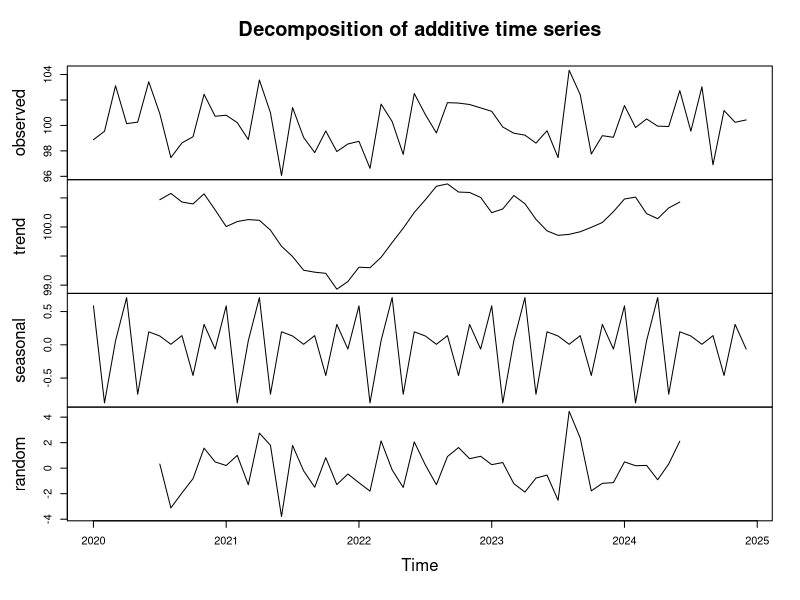
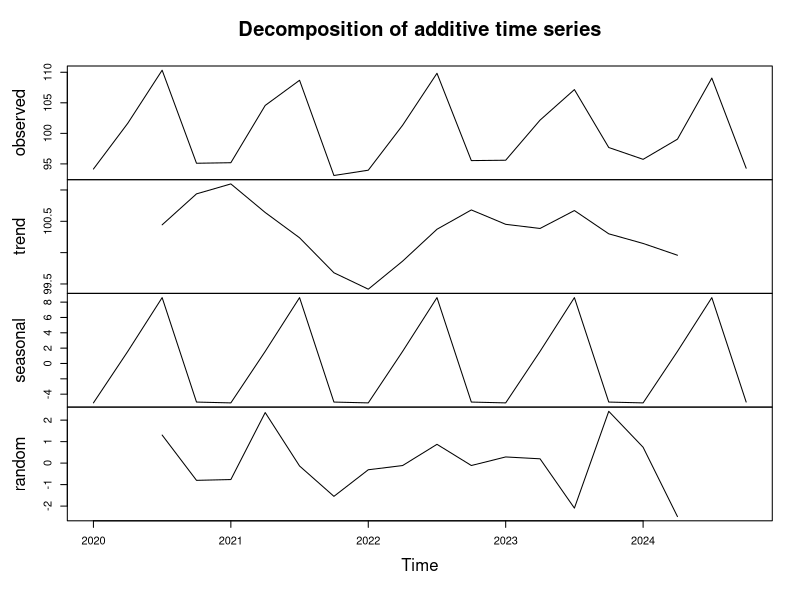
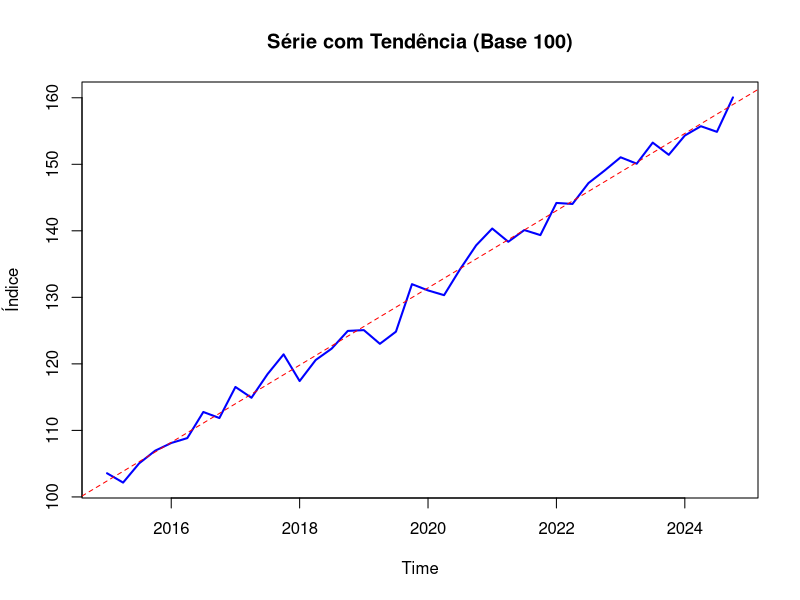
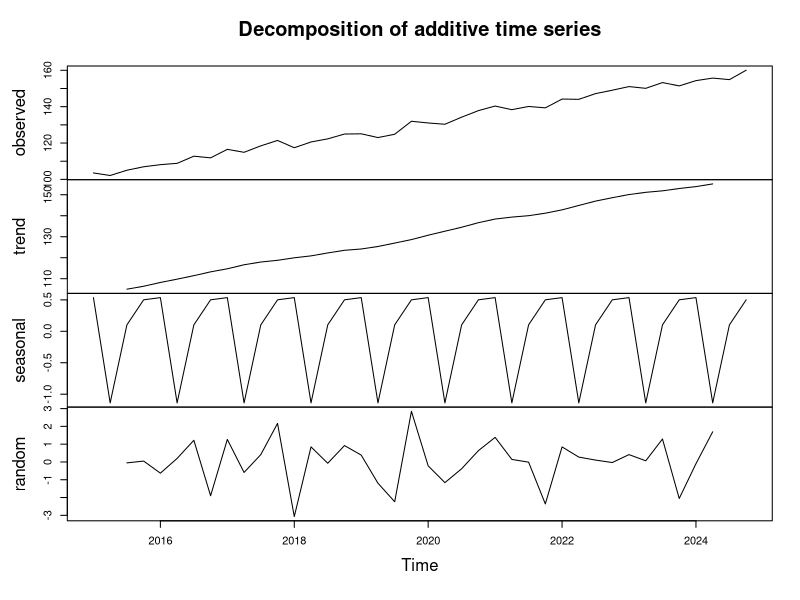
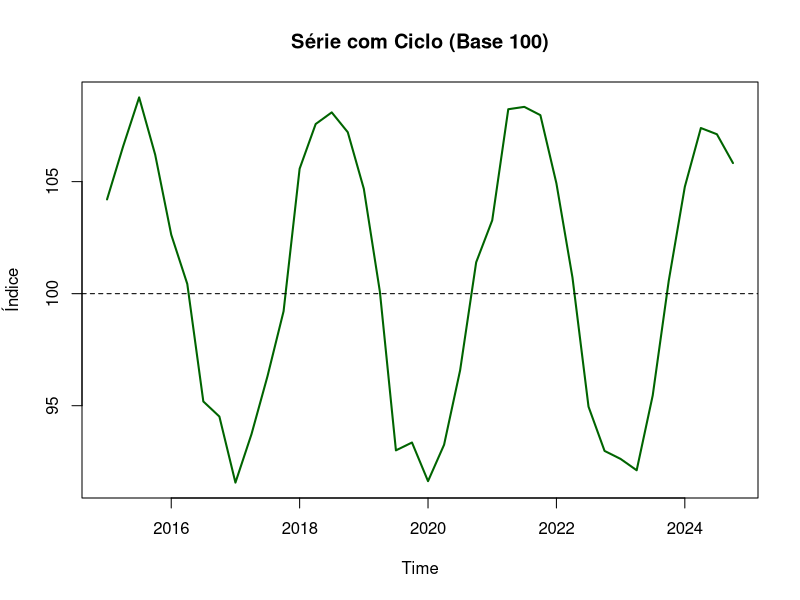
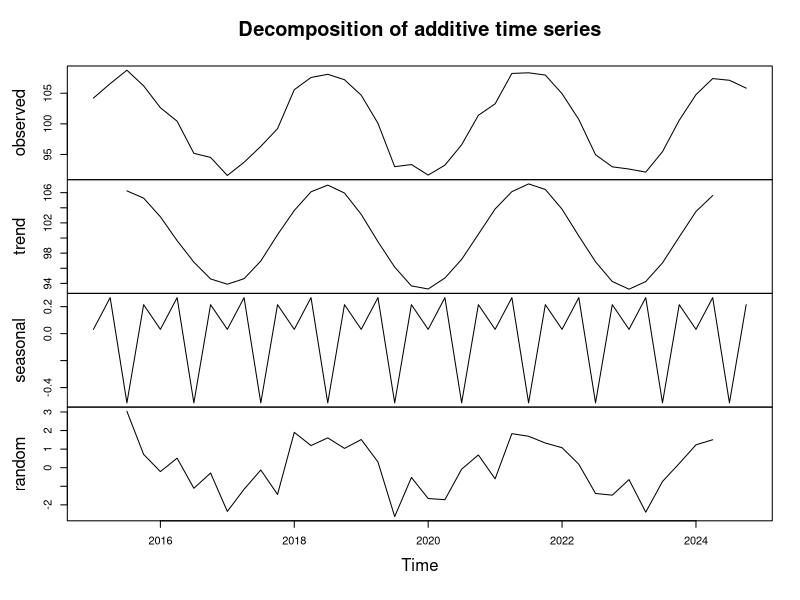
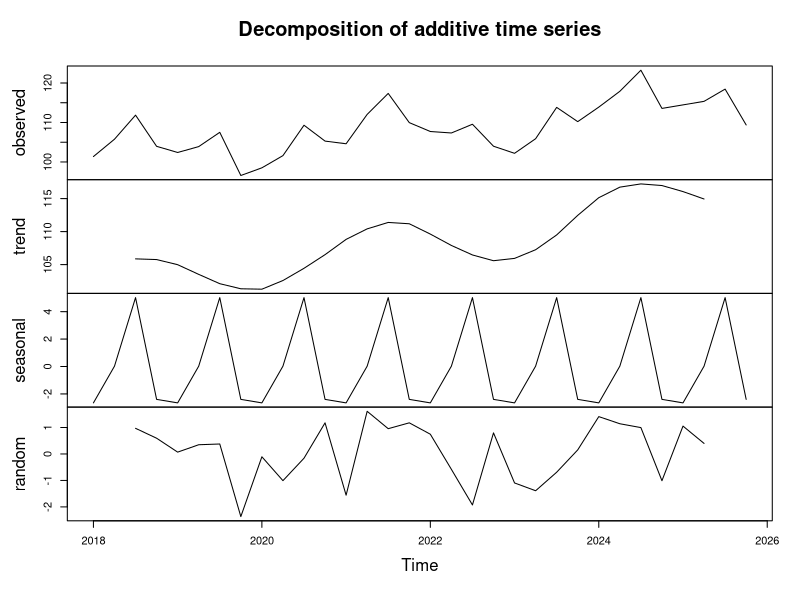

Write R code to recreate these figures, in order.
# 1  ----------------------------------------------------------------------

# 1. Gerar dados aleatórios (Ruído Branco)
# n = 60 meses (5 anos), média 100, desvio padrão 2
set.seed(123) # Para você obter os mesmos resultados
dados <- rnorm(60, mean = 100, sd = 2)

# 2. Converter para objeto de série temporal (ts)
# Definimos frequência 12 para simular dados mensais
serie_pura <- ts(dados, start = c(2020, 1), frequency = 12)

# 3. Realizar a Decomposição
# Usamos o método aditivo já que a variância é constante
decomposicao <- decompose(serie_pura, type = "additive")

# 4. Plotar os resultados
plot(decomposicao)



# 2 -----------------------------------------------------------------------

# 1. Configurações iniciais
set.seed(123)
n_anos <- 5
n_periodos <- n_anos * 4  # 20 trimestres

# 2. Criar o componente sazonal (Padrão que se repete a cada 4 trimestres)
# Ex: T1 baixo, T2 médio, T3 alto, T4 médio
padrao_sazonal <- c(-5, 2, 8, -5) 
sazonalidade <- rep(padrao_sazonal, n_anos)

# 3. Gerar ruído branco (aleatoriedade)
ruido <- rnorm(n_periodos, mean = 0, sd = 1.5)

# 4. Compor a série final (Base 100 + Sazonalidade + Ruído)
dados_sazonais <- 100 + sazonalidade + ruido

# 5. Converter para ts e decompor
serie_sazonal_ts <- ts(dados_sazonais, start = c(2020, 1), frequency = 4)
dec_sazonal <- decompose(serie_sazonal_ts, type = "additive")

# 6. Visualizar
plot(dec_sazonal)


# 2 -----------------------------------------------------------------------
set.seed(42)
tempo <- 1:40 # 10 anos de trimestres

# Tendência Linear: sobe 1.5 unidades por trimestre
tendencia_pura <- 100 + (1.5 * tempo) + rnorm(40, sd = 1.5)

ts_tendencia <- ts(tendencia_pura, start = c(2015, 1), frequency = 4)
plot(ts_tendencia, main="Série com Tendência (Base 100)", col="blue", lwd=2, ylab="Índice")
abline(reg=lm(ts_tendencia~time(ts_tendencia)), col="red", lty=2) # Linha de tendência

plot(decompose(ts_tendencia))

# 3 -----------------------------------------------------------------------
# Criando uma onda senoidal para simular um ciclo de ~3 anos (12 trimestres)
ciclo_puro <- 100 + 8 * sin(2 * pi * tempo / 12) + rnorm(40, sd = 1)

ts_ciclo <- ts(ciclo_puro, start = c(2015, 1), frequency = 4)
plot(ts_ciclo, main="Série com Ciclo (Base 100)", col="darkgreen", lwd=2, ylab="Índice")
abline(h=100, lty=2) # Linha de referência da base

plot(decompose(ts_ciclo))

# 4 -----------------------------------------------------------------------
# 1. Configurações (8 anos de dados trimestrais)
n_anos <- 8
n_periodos <- n_anos * 4 
tempo <- 1:n_periodos

# 2. Tendência (Crescimento de 0.5 por trimestre)
tendencia <- 0.5 * tempo

# 3. Componente Cíclico (Onda longa usando seno)
# Simula um ciclo que dura aproximadamente 3 anos (12 trimestres)
ciclo <- 5 * sin(2 * pi * tempo / 12)

# 4. Sazonalidade (O padrão de serra trimestral)
sazonalidade <- rep(c(-3, 1, 5, -3), n_anos)

# 5. Composição Final (Base 100 + Componentes + Ruído)
set.seed(42)
ruido <- rnorm(n_periodos, sd = 1)
dados_completos <- 100 + tendencia + ciclo + sazonalidade + ruido

# 6. Transformar em ts e Decompor
serie_completa_ts <- ts(dados_completos, start = c(2018, 1), frequency = 4)
dec_completa <- decompose(serie_completa_ts)

# Plotar
plot(dec_completa)
